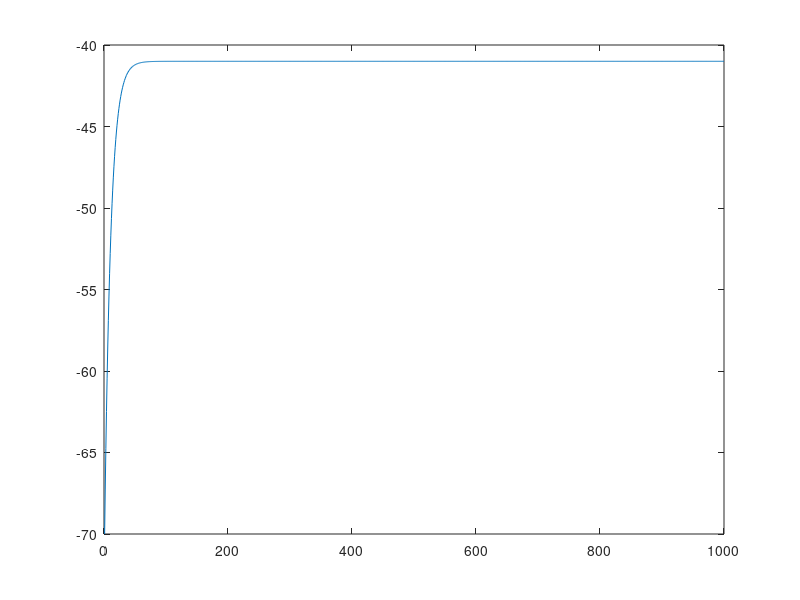

MATLAB code for this plot:
function integrateandfiremodel
%
% part 2 of the neuron model
% answer returned is 3.0000
%
%?m = 10 [ms] (i.e. ?m is the time constant of the membrane)
%EL = Vreset = -70 [mV]
%Vth = -40 [mV]
%Rm = 10 [M?]
%Ie = 3.1 [nA]

Tm = 10;             %[ms] (i.e. ?m is the time constant of the membrane)
EL = -70;            %[mV]
Vreset = -70;        %[mV]
Vth = -40;           %[mV]
Rm = 10;             %[M?]
Ie = 3.1;            %[nA]

Vzero = -70;

Dt = 1; %ms
t = 0;

Ie = 2.9;

V = zeros(1000,1);


for time=1:1000,

    V(time) = EL + Rm * Ie + (Vzero - EL - Rm * Ie) * exp(1)^(-t/Tm);
    if V(time) >= Vth
        V(time) = Vreset;
        t = 0;
    end

    % relative time
    t = t + Dt;


end
plot(V)